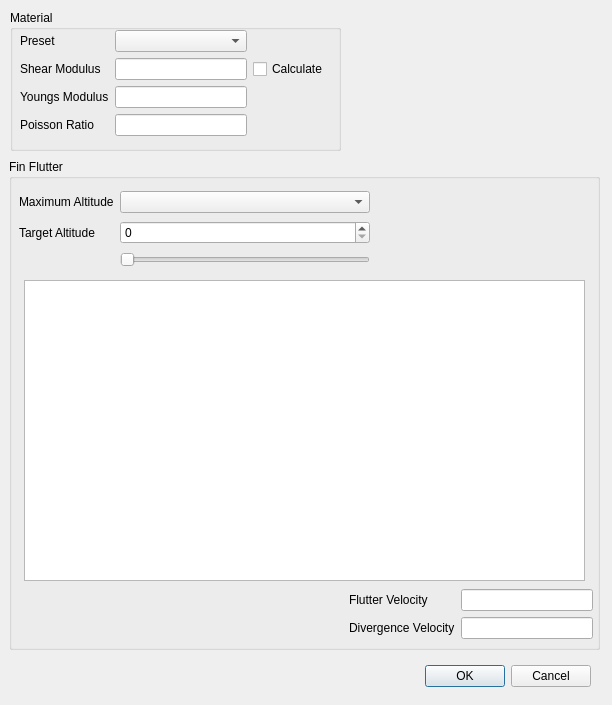
<?xml version="1.0" encoding="UTF-8"?>
<ui version="4.0">
 <class>Dialog</class>
 <widget class="QDialog" name="Dialog">
  <property name="geometry">
   <rect>
    <x>0</x>
    <y>0</y>
    <width>612</width>
    <height>705</height>
   </rect>
  </property>
  <property name="windowTitle">
   <string>Dialog</string>
  </property>
  <widget class="QDialogButtonBox" name="buttonBox">
   <property name="geometry">
    <rect>
     <x>0</x>
     <y>660</y>
     <width>591</width>
     <height>32</height>
    </rect>
   </property>
   <property name="orientation">
    <enum>Qt::Horizontal</enum>
   </property>
   <property name="standardButtons">
    <set>QDialogButtonBox::Cancel|QDialogButtonBox::Ok</set>
   </property>
  </widget>
  <widget class="QGroupBox" name="groupBox">
   <property name="geometry">
    <rect>
     <x>10</x>
     <y>10</y>
     <width>331</width>
     <height>141</height>
    </rect>
   </property>
   <property name="title">
    <string>Material</string>
   </property>
   <widget class="QWidget" name="gridLayoutWidget">
    <property name="geometry">
     <rect>
      <x>10</x>
      <y>20</y>
      <width>308</width>
      <height>108</height>
     </rect>
    </property>
    <layout class="QGridLayout" name="gridLayout">
     <item row="3" column="0">
      <widget class="QLabel" name="label_4">
       <property name="text">
        <string>Poisson Ratio</string>
       </property>
      </widget>
     </item>
     <item row="0" column="0">
      <widget class="QLabel" name="label">
       <property name="text">
        <string>Preset</string>
       </property>
      </widget>
     </item>
     <item row="1" column="0">
      <widget class="QLabel" name="label_2">
       <property name="text">
        <string>Shear Modulus</string>
       </property>
      </widget>
     </item>
     <item row="0" column="1">
      <widget class="QComboBox" name="comboBox">
       <property name="currentText">
        <string/>
       </property>
      </widget>
     </item>
     <item row="1" column="2">
      <widget class="QCheckBox" name="checkBox">
       <property name="text">
        <string>Calculate</string>
       </property>
      </widget>
     </item>
     <item row="2" column="0">
      <widget class="QLabel" name="label_3">
       <property name="text">
        <string>Youngs Modulus</string>
       </property>
      </widget>
     </item>
     <item row="1" column="1">
      <widget class="QLineEdit" name="lineEdit"/>
     </item>
     <item row="2" column="1">
      <widget class="QLineEdit" name="lineEdit_2"/>
     </item>
     <item row="3" column="1">
      <widget class="QLineEdit" name="lineEdit_3"/>
     </item>
    </layout>
   </widget>
  </widget>
  <widget class="QGroupBox" name="groupBox_2">
   <property name="geometry">
    <rect>
     <x>9</x>
     <y>159</y>
     <width>591</width>
     <height>491</height>
    </rect>
   </property>
   <property name="title">
    <string>Fin Flutter</string>
   </property>
   <widget class="QWidget" name="gridLayoutWidget_2">
    <property name="geometry">
     <rect>
      <x>10</x>
      <y>30</y>
      <width>351</width>
      <height>80</height>
     </rect>
    </property>
    <layout class="QGridLayout" name="gridLayout_2">
     <item row="0" column="0">
      <widget class="QLabel" name="label_5">
       <property name="text">
        <string>Maximum Altitude</string>
       </property>
      </widget>
     </item>
     <item row="0" column="1">
      <widget class="QComboBox" name="comboBox_2"/>
     </item>
     <item row="1" column="0">
      <widget class="QLabel" name="label_6">
       <property name="text">
        <string>Target Altitude</string>
       </property>
      </widget>
     </item>
     <item row="1" column="1">
      <widget class="QSpinBox" name="spinBox"/>
     </item>
     <item row="2" column="1">
      <widget class="QSlider" name="horizontalSlider">
       <property name="orientation">
        <enum>Qt::Horizontal</enum>
       </property>
      </widget>
     </item>
    </layout>
   </widget>
   <widget class="QWidget" name="gridLayoutWidget_3">
    <property name="geometry">
     <rect>
      <x>340</x>
      <y>430</y>
      <width>244</width>
      <height>52</height>
     </rect>
    </property>
    <layout class="QGridLayout" name="gridLayout_3">
     <item row="1" column="0">
      <widget class="QLabel" name="label_8">
       <property name="text">
        <string>Divergence Velocity</string>
       </property>
      </widget>
     </item>
     <item row="0" column="0">
      <widget class="QLabel" name="label_7">
       <property name="text">
        <string>Flutter Velocity</string>
       </property>
      </widget>
     </item>
     <item row="0" column="1">
      <widget class="QLineEdit" name="lineEdit_4"/>
     </item>
     <item row="1" column="1">
      <widget class="QLineEdit" name="lineEdit_5"/>
     </item>
    </layout>
   </widget>
   <widget class="QGraphicsView" name="graphicsView">
    <property name="geometry">
     <rect>
      <x>15</x>
      <y>121</y>
      <width>561</width>
      <height>301</height>
     </rect>
    </property>
   </widget>
  </widget>
 </widget>
 <resources/>
 <connections>
  <connection>
   <sender>buttonBox</sender>
   <signal>accepted()</signal>
   <receiver>Dialog</receiver>
   <slot>accept()</slot>
   <hints>
    <hint type="sourcelabel">
     <x>248</x>
     <y>254</y>
    </hint>
    <hint type="destinationlabel">
     <x>157</x>
     <y>274</y>
    </hint>
   </hints>
  </connection>
  <connection>
   <sender>buttonBox</sender>
   <signal>rejected()</signal>
   <receiver>Dialog</receiver>
   <slot>reject()</slot>
   <hints>
    <hint type="sourcelabel">
     <x>316</x>
     <y>260</y>
    </hint>
    <hint type="destinationlabel">
     <x>286</x>
     <y>274</y>
    </hint>
   </hints>
  </connection>
 </connections>
</ui>
